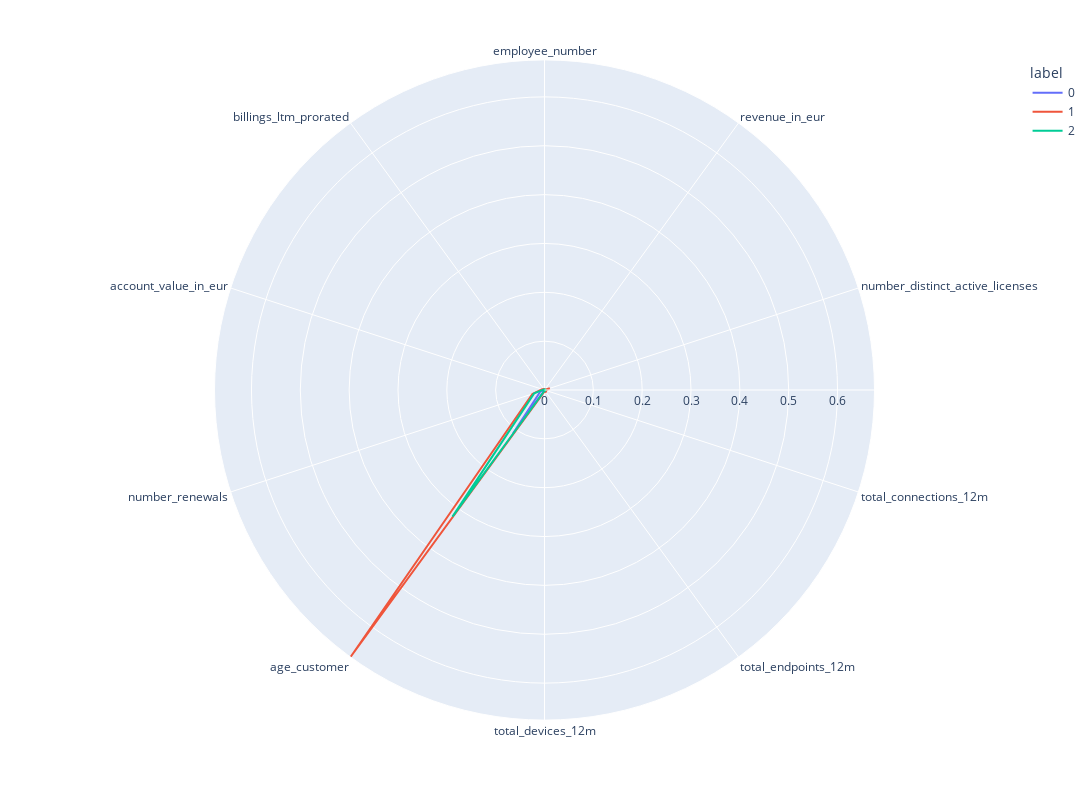

Here is the notebook cell this chart was saved with:
### Code cell
clusters=pd.DataFrame(scaled_features, columns=clustering_base.drop(columns='cluster_kmeans').columns)
clusters['label']=kmeans.labels_
polar=clusters.groupby("label").mean().reset_index()
polar=pd.melt(polar,id_vars=["label"])
fig = px.line_polar(polar, r="value", theta="variable", color="label", line_close=True,height=800,width=1400)
fig.show()

### Figure 1 — Plotly figure (JSON) as saved in the notebook; plotly's stock layout.template omitted (floating-point values rounded to 4 significant figures)
{"data": [{"hovertemplate": "label=0<br>value=%{r}<br>variable=%{theta}<extra></extra>", "legendgroup": "0", "line": {"color": "#636efa", "dash": "solid"}, "marker": {"symbol": "circle"}, "mode": "lines", "name": "0", "r": [0.0008727, 0.0005183, 0.0004396, 0.0007871, 0.000957, 0.0009712, 0.1094, 0.008602, 0.0009295, 0.001146, 0.0008727], "showlegend": true, "subplot": "polar", "theta": ["employee_number", "revenue_in_eur", "number_distinct_active_licenses", "total_connections_12m", "total_endpoints_12m", "total_devices_12m", "age_customer", "number_renewals", "account_value_in_eur", "billings_ltm_prorated", "employee_number"], "type": "scatterpolar"}, {"hovertemplate": "label=1<br>value=%{r}<br>variable=%{theta}<extra></extra>", "legendgroup": "1", "line": {"color": "#EF553B", "dash": "solid"}, "marker": {"symbol": "circle"}, "mode": "lines", "name": "1", "r": [0.0003597, 0.0001521, 0.01132, 0.003305, 0.005552, 0.002723, 0.6757, 0.02613, 0.004819, 0.002339, 0.0003597], "showlegend": true, "subplot": "polar", "theta": ["employee_number", "revenue_in_eur", "number_distinct_active_licenses", "total_connections_12m", "total_endpoints_12m", "total_devices_12m", "age_customer", "number_renewals", "account_value_in_eur", "billings_ltm_prorated", "employee_number"], "type": "scatterpolar"}, {"hovertemplate": "label=2<br>value=%{r}<br>variable=%{theta}<extra></extra>", "legendgroup": "2", "line": {"color": "#00cc96", "dash": "solid"}, "marker": {"symbol": "circle"}, "mode": "lines", "name": "2", "r": [0.0003229, 0.0001247, 0.003775, 0.001436, 0.001977, 0.001466, 0.3205, 0.02231, 0.002244, 0.001529, 0.0003229], "showlegend": true, "subplot": "polar", "theta": ["employee_number", "revenue_in_eur", "number_distinct_active_licenses", "total_connections_12m", "total_endpoints_12m", "total_devices_12m", "age_customer", "number_renewals", "account_value_in_eur", "billings_ltm_prorated", "employee_number"], "type": "scatterpolar"}], "layout": {"height": 800, "legend": {"title": {"text": "label"}, "tracegroupgap": 0}, "margin": {"t": 60}, "polar": {"angularaxis": {"direction": "clockwise", "rotation": 90}, "domain": {"x": [0, 1], "y": [0, 1]}}, "width": 1400}}
